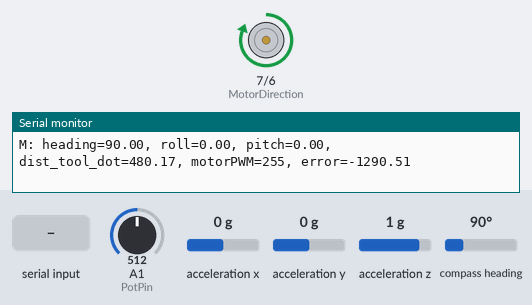
Bench run of a sketch on a simulated Arduino Uno, built with avr-gcc and run on an emulated ATmega328P. Shown: direction and speed pins drawn as motors (green arrow = direction pin HIGH = forward, orange = LOW = backward, longer = more drive), the last lines printed to the serial monitor. The test bench sets the inputs (shaded band); at power-on: acceleration y 0 g, A1 (PotPin) = 512, acceleration z 1 g, acceleration x 0 g, compass heading 90°.

Above: at 2.2 s.
2.3 s: "z,1\n" received over Serial
3.8 s: acceleration y set to 0.8 g
At 4.7 s:
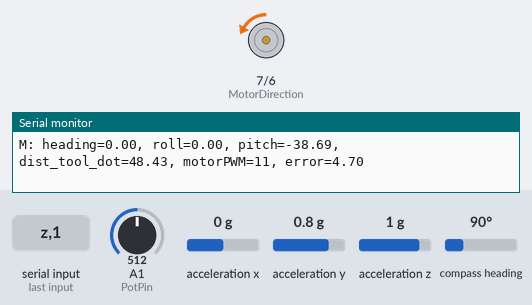
5.3 s: A1 (PotPin) set to 716
At 6.3 s:
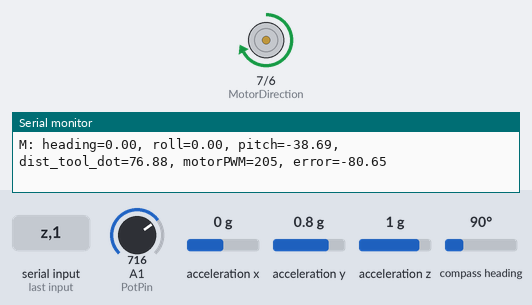
6.8 s: acceleration z set to 1.4 g
At 7.9 s:
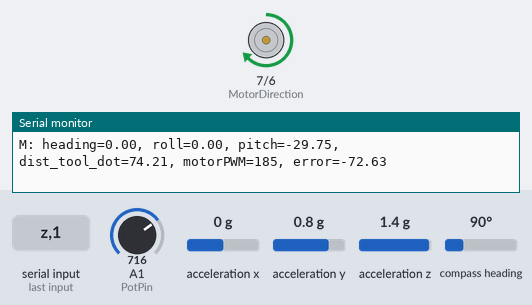
8.3 s: A1 (PotPin) set to 306
At 9.1 s:
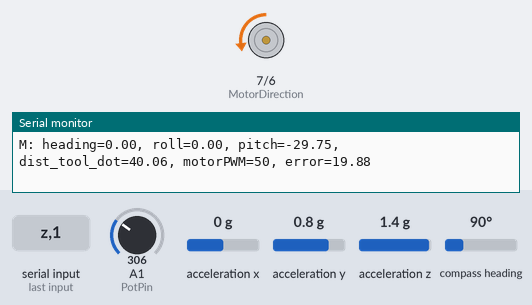
9.8 s: acceleration x set to -0.2 g
At 10.6 s:
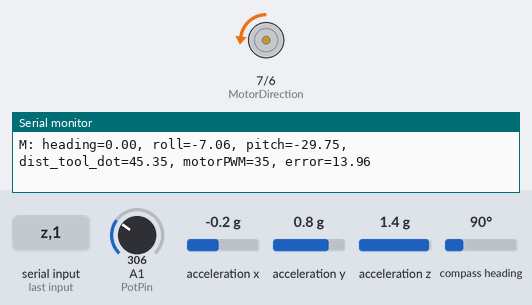
11.3 s: acceleration x set to -0.5 g
At 12.6 s:
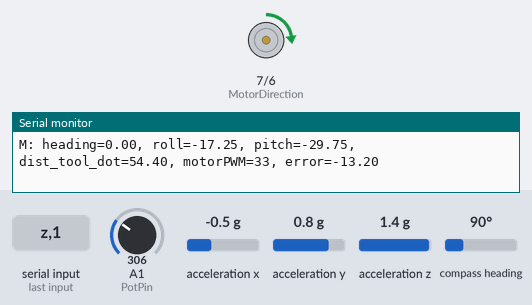
Timing chart, 0 to 13.8 s (numbered marks = the images above; inputs shaded):
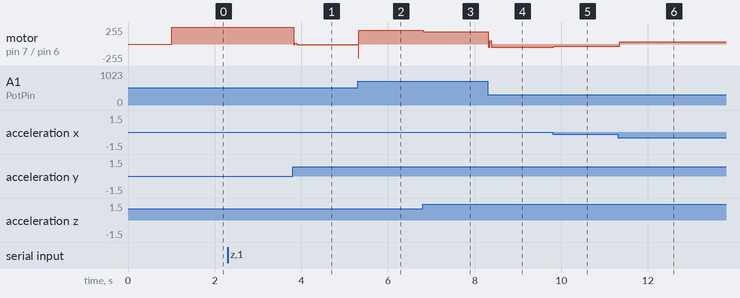

Measured:
- the behaviour switches between -0.3 and -0.4 g on acceleration x (found by bisection; images 5 and 6)
- after the input at 3.8 s, motor on pin 7 (MotorDirection) / pin 6 (MotorSpeed): forward 255/255 → backward 11/255 at once
- after the input at 5.3 s, motor on pin 7 (MotorDirection) / pin 6 (MotorSpeed): backward 11/255 → forward 205/255 at once
- after the input at 6.8 s, motor on pin 7 (MotorDirection) / pin 6 (MotorSpeed): forward 205/255 → forward 185/255 at once
- after the input at 8.3 s, motor on pin 7 (MotorDirection) / pin 6 (MotorSpeed): forward 185/255 → backward 50/255 at once
- after the input at 9.8 s, motor on pin 7 (MotorDirection) / pin 6 (MotorSpeed): backward 50/255 → backward 35/255 at once
- after the input at 11.3 s, motor on pin 7 (MotorDirection) / pin 6 (MotorSpeed): backward 35/255 → forward 33/255 at once

The sketch:

kinarduino.ino
```cpp
#include <Wire.h>
#include <Adafruit_Sensor.h>
#include <Adafruit_BNO055.h>
#include <utility/imumaths.h>
#include <math.h>

// ---------------------- Pin Definitions ----------------------
#define MotorDirection 7
#define MotorSpeed     6  // PWM pin
#define PotPin         A1 // Linear potentiometer input

// ---------------------- BNO055 Setup ----------------------
Adafruit_BNO055 bno = Adafruit_BNO055(55, 0x28);

// Offsets for zeroing BNO055 angles
float headingOffset = 0.0;
float rollOffset    = 0.0;
float pitchOffset   = 0.0;

// ---------------------- Global Kinematics Variables ----------------------
// DH constants (in mm and radians)
const float l01A = 261 + 11.3;   // 272.3 mm
const float d01  = 0.0;
const float l01B = 0.0;
const float l45A = 91.0;
const float l45B = 0.0;          // as in your Python code
const float l56A = 20.0;
const float l56B = 205 + 24.34;   // 229.34 mm

// Base offset (BRF_pt from Python code)
const float BRF_pt[3] = {67.0, 296.5, 0.0};

// Fixed heart point (in mm)
const float heartPt[3] = {347.5, 279.7, 175.0};

// Global dotPt starts at heartPt
float dotPt[3] = {347.5, 279.7, 175.0};

// Euclidean distance from tool to dotPt
float dist_tool_dot = 110.0;

float error=0.0;
// ---------------------- Timing Variables ----------------------
unsigned long lastMeasurementTime = 0;
const unsigned long measurementInterval = 100; // send measurement every 1 sec

// ---------------------- Helper Functions ----------------------
// Multiply two 4x4 matrices: C = A * B
void matMult(float A[4][4], float B[4][4], float C[4][4]) {
  for (int i = 0; i < 4; i++){
    for (int j = 0; j < 4; j++){
      C[i][j] = 0;
      for (int k = 0; k < 4; k++){
        C[i][j] += A[i][k] * B[k][j];
      }
    }
  }
}

// Compute standard DH transformation matrix T from parameters (a, alpha, d, theta)
void jointTransformation(float a, float alpha, float d, float theta, float T[4][4]) {
  T[0][0] = cos(theta);
  T[0][1] = -sin(theta) * cos(alpha);
  T[0][2] = sin(theta) * sin(alpha);
  T[0][3] = a * cos(theta);
  T[1][0] = sin(theta);
  T[1][1] = cos(theta) * cos(alpha);
  T[1][2] = -cos(theta) * sin(alpha);
  T[1][3] = a * sin(theta);
  T[2][0] = 0;
  T[2][1] = sin(alpha);
  T[2][2] = cos(alpha);
  T[2][3] = d;
  T[3][0] = 0;
  T[3][1] = 0;
  T[3][2] = 0;
  T[3][3] = 1;
}

void setup() {
  Serial.begin(115200); // Must match Python baud rate
  // ---------------------- Motor Setup ----------------------
  pinMode(MotorDirection, OUTPUT);
  pinMode(MotorSpeed, OUTPUT);
  digitalWrite(MotorDirection, LOW);
  analogWrite(MotorSpeed, 0);

  // ---------------------- BNO055 Setup ----------------------
  if (!bno.begin()) {
    while (1);
  }
  bno.setExtCrystalUse(true);
  delay(1000);
  Serial.println("BNO055 & Motor Control Ready.");
}

void loop() {
  // ---------------------- Check Serial for Commands ----------------------
  if (Serial.available() > 0) {
    String line = Serial.readStringUntil('\n');
    line.trim();
    if (line.startsWith("z") || line.startsWith("Z")) {
      sensors_event_t orientationData;
      bno.getEvent(&orientationData, Adafruit_BNO055::VECTOR_EULER);
      headingOffset = orientationData.orientation.x;
      rollOffset    = orientationData.orientation.y;
      pitchOffset   = orientationData.orientation.z;
      Serial.println("Zeroing angles at current orientation!");
      Serial.print("New Offsets -> Heading: ");
      Serial.print(headingOffset);
      Serial.print(", Roll: ");
      Serial.print(rollOffset);
      Serial.print(", Pitch: ");
      Serial.println(pitchOffset);
      Serial.println("---------------------------------------");
    }
    else {
      int firstComma = line.indexOf(',');
      int secondComma = line.indexOf(',', firstComma + 1);
      if (firstComma > 0 && secondComma > firstComma) {
        String xStr = line.substring(0, firstComma);
        String yStr = line.substring(firstComma + 1, secondComma);
        String zStr = line.substring(secondComma + 1);
        dotPt[0] = xStr.toFloat();
        dotPt[1] = yStr.toFloat();
        dotPt[2] = zStr.toFloat();
      }
    }
  }

  // ---------------------- Read Potentiometer ----------------------
  int potValue = analogRead(PotPin);
  float potExtension = ((float)potValue / 1023.0) * 1.5 * 100.0;

  // ---------------------- Read BNO055 Orientation ----------------------
  sensors_event_t orientationData;
  bno.getEvent(&orientationData, Adafruit_BNO055::VECTOR_EULER);
  float heading = (orientationData.orientation.x - headingOffset) * (PI / 180.0);
  float roll    = (orientationData.orientation.y - rollOffset)    * (PI / 180.0);
  float pitch   = (orientationData.orientation.z - pitchOffset)   * (PI / 180.0);

  // ---------------------- Forward Kinematics Calculation ----------------------
  float T1[4][4], T2[4][4], T3[4][4], T4[4][4], T5[4][4], T6[4][4], T7[4][4];
  jointTransformation(0, 0, l01A, 0, T1);
  jointTransformation(0, PI/2.0, 0, heading, T2);
  jointTransformation(0, PI/2.0, 0, pitch + (PI/2.0), T3);
  jointTransformation(0, 0, 0, roll, T4);
  jointTransformation(l45A, 0, 0, 0, T5);
  jointTransformation(0, 0, l45B, 0, T6);
  jointTransformation(0, 0, (potExtension + l56A + l56B), 0, T7);

  float T_temp1[4][4], T_temp2[4][4], T_temp3[4][4], T_temp4[4][4], T_temp5[4][4], T_total[4][4];
  matMult(T1, T2, T_temp1);
  matMult(T_temp1, T3, T_temp2);
  matMult(T_temp2, T4, T_temp3);
  matMult(T_temp3, T5, T_temp4);
  matMult(T_temp4, T6, T_temp5);
  matMult(T_temp5, T7, T_total);

  float p_ee[3];
  p_ee[0] = T_total[0][3] + BRF_pt[0];
  p_ee[1] = T_total[1][3] + BRF_pt[1];
  p_ee[2] = T_total[2][3] + BRF_pt[2];

  // ---------------------- Compute Euclidean Distance (tool-to-dot) ----------------------
  float dx = p_ee[0] - dotPt[0];
  float dy = p_ee[1] - dotPt[1];
  float dz = p_ee[2] - dotPt[2];
  dist_tool_dot = sqrt(dx * dx + dy * dy + dz * dz);

  // ---------------------- Motor Control Logic ----------------------
  float motorSpeedValue = 0.0;
  const float desiredDistance = 50.0;
  digitalWrite(MotorDirection, HIGH);

  error = (desiredDistance - dist_tool_dot);
   if (error < 0)
    digitalWrite(MotorDirection, HIGH);
  else
    digitalWrite(MotorDirection, LOW);

  //adaptive scaling
  if (error < 5)
    error=error*3;
  else
    error=error*2;

  motorSpeedValue = fabs(error)/100 * 255;
  if (motorSpeedValue > 255.0)
    motorSpeedValue = 255.0;

  analogWrite(MotorSpeed, (int)motorSpeedValue);

  // ---------------------- Send Measurement Packet ----------------------
  unsigned long currentTime = millis();
  static unsigned long lastMeasurementTime = 0;
  if (currentTime - lastMeasurementTime >= measurementInterval) {
    Serial.print("M: ");
    Serial.print("heading=");
    Serial.print(heading * (180.0/PI));
    Serial.print(", roll=");
    Serial.print(roll * (180.0/PI));
    Serial.print(", pitch=");
    Serial.print(pitch * (180.0/PI));
    Serial.print(", dist_tool_dot=");
    Serial.print(dist_tool_dot);
    Serial.print(", motorPWM=");
    Serial.print((int)motorSpeedValue);
    Serial.print(", error=");
    Serial.println(error);
    lastMeasurementTime = currentTime;
  }
}
```
